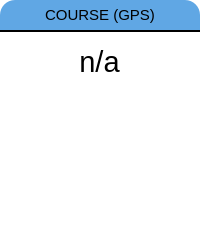
                        <widget class="QFrame" name="frame_19">
                         <property name="maximumSize">
                          <size>
                           <width>16777215</width>
                           <height>16777215</height>
                          </size>
                         </property>
                         <property name="styleSheet">
                          <string notr="true">background:white;
border-radius: 15px;</string>
                         </property>
                         <property name="frameShape">
                          <enum>QFrame::StyledPanel</enum>
                         </property>
                         <property name="frameShadow">
                          <enum>QFrame::Raised</enum>
                         </property>
                         <layout class="QVBoxLayout" name="verticalLayout_63" stretch="0,1">
                          <property name="spacing">
                           <number>0</number>
                          </property>
                          <property name="leftMargin">
                           <number>0</number>
                          </property>
                          <property name="topMargin">
                           <number>0</number>
                          </property>
                          <property name="rightMargin">
                           <number>0</number>
                          </property>
                          <property name="bottomMargin">
                           <number>0</number>
                          </property>
                          <item>
                           <widget class="QLabel" name="label_43">
                            <property name="minimumSize">
                             <size>
                              <width>0</width>
                              <height>30</height>
                             </size>
                            </property>
                            <property name="font">
                             <font>
                              <pointsize>11</pointsize>
                             </font>
                            </property>
                            <property name="styleSheet">
                             <string notr="true">background:transparent;
background:#60A7E4;
border-top-left-radius: 15px;
border-top-right-radius: 15px;
border-bottom-left-radius: 0px;
border-bottom-right-radius: 0px;</string>
                            </property>
                            <property name="text">
                             <string>COURSE (GPS)</string>
                            </property>
                            <property name="alignment">
                             <set>Qt::AlignCenter</set>
                            </property>
                           </widget>
                          </item>
                          <item>
                           <widget class="QFrame" name="frame_88">
                            <property name="styleSheet">
                             <string notr="true">border-top:1.5px solid black;
border-top-left-radius:0px;
border-top-right-radius:0px;</string>
                            </property>
                            <property name="frameShape">
                             <enum>QFrame::StyledPanel</enum>
                            </property>
                            <property name="frameShadow">
                             <enum>QFrame::Raised</enum>
                            </property>
                            <layout class="QVBoxLayout" name="verticalLayout_75">
                             <item alignment="Qt::AlignHCenter|Qt::AlignVCenter">
                              <widget class="QTextEdit" name="gps_heading_disp">
                               <property name="sizePolicy">
                                <sizepolicy hsizetype="Preferred" vsizetype="Preferred">
                                 <horstretch>0</horstretch>
                                 <verstretch>0</verstretch>
                                </sizepolicy>
                               </property>
                               <property name="minimumSize">
                                <size>
                                 <width>0</width>
                                 <height>0</height>
                                </size>
                               </property>
                               <property name="maximumSize">
                                <size>
                                 <width>145</width>
                                 <height>16777215</height>
                                </size>
                               </property>
                               <property name="font">
                                <font>
                                 <pointsize>22</pointsize>
                                </font>
                               </property>
                               <property name="styleSheet">
                                <string notr="true">background:transparent;
border-top:0px solid black;
border-top-left-radius:0px;
border-top-right-radius:0px;</string>
                               </property>
                               <property name="verticalScrollBarPolicy">
                                <enum>Qt::ScrollBarAlwaysOff</enum>
                               </property>
                               <property name="horizontalScrollBarPolicy">
                                <enum>Qt::ScrollBarAlwaysOff</enum>
                               </property>
                               <property name="readOnly">
                                <bool>true</bool>
                               </property>
                               <property name="markdown">
                                <string>n/a

</string>
                               </property>
                               <property name="html">
                                <string>&lt;!DOCTYPE HTML PUBLIC &quot;-//W3C//DTD HTML 4.0//EN&quot; &quot;http://www.w3.org/TR/REC-html40/strict.dtd&quot;&gt;
&lt;html&gt;&lt;head&gt;&lt;meta name=&quot;qrichtext&quot; content=&quot;1&quot; /&gt;&lt;style type=&quot;text/css&quot;&gt;
p, li { white-space: pre-wrap; }
&lt;/style&gt;&lt;/head&gt;&lt;body style=&quot; font-family:'MS Shell Dlg 2'; font-size:22pt; font-weight:400; font-style:normal;&quot;&gt;
&lt;p align=&quot;center&quot; style=&quot; margin-top:0px; margin-bottom:0px; margin-left:0px; margin-right:0px; -qt-block-indent:0; text-indent:0px;&quot;&gt;n/a&lt;/p&gt;&lt;/body&gt;&lt;/html&gt;</string>
                               </property>
                              </widget>
                             </item>
                            </layout>
                           </widget>
                          </item>
                         </layout>
                        </widget>
